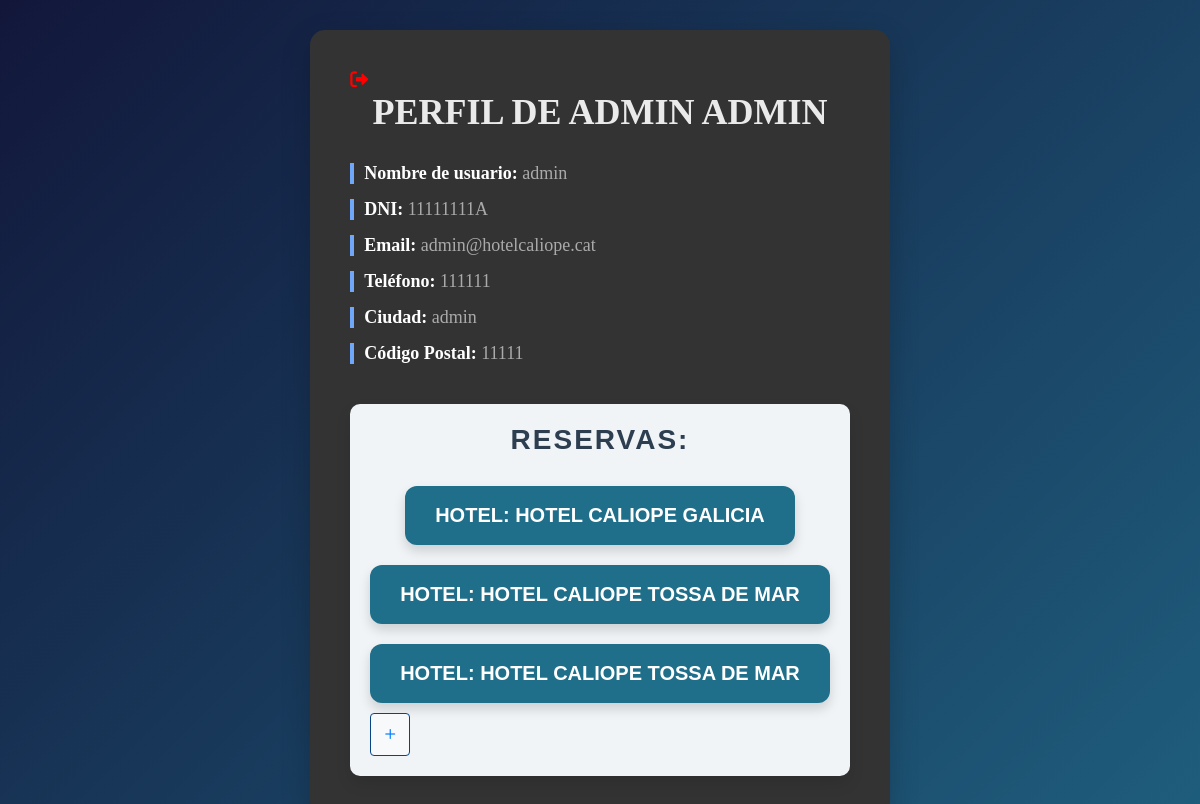
/vista/Clientes/perfil.php (signed in), run on the app's committed database.
### tables this page shows
CREATE TABLE `Clients` (
  `Id_Client` int NOT NULL AUTO_INCREMENT,
  `Nom` char(15) DEFAULT NULL,
  `Cognom` varchar(45) DEFAULT NULL,
  `DNI` char(9) DEFAULT NULL,
  `CorreuElectronic` varchar(255) DEFAULT NULL,
  `Telefon` int DEFAULT NULL,
  `Usuari` char(20) DEFAULT NULL,
  `Password` char(255) DEFAULT NULL,
  `Id_Pais` int DEFAULT NULL,
  `Ciudad` varchar(45) DEFAULT NULL,
  `CodigoPostal` int DEFAULT NULL,
  `Id_Pago` int DEFAULT NULL,
  PRIMARY KEY (`Id_Client`),
  KEY `paisclient_idx` (`Id_Pais`),
  KEY `pagoClient_idx` (`Id_Pago`),
  CONSTRAINT `pagoClient` FOREIGN KEY (`Id_Pago`) REFERENCES `Pago` (`Id_Pago`),
  CONSTRAINT `paisclient` FOREIGN KEY (`Id_Pais`) REFERENCES `Pais` (`Id_Pais`)
);

CREATE TABLE `Reservas` (
  `Id_Reserva` int NOT NULL AUTO_INCREMENT,
  `Id_Cliente` int DEFAULT NULL,
  `Id_Habitacion` int DEFAULT NULL,
  `Id_Hotel` int DEFAULT NULL,
  `Id_Servicio` int DEFAULT NULL,
  `Id_Tarifa` int DEFAULT NULL,
  `Precio_Habitacion` decimal(10,0) DEFAULT NULL,
  `Precio_Actividad` decimal(10,0) DEFAULT NULL,
  `Precio_Tarifa` decimal(10,0) DEFAULT NULL,
  `Precio_Servicio` decimal(10,0) DEFAULT NULL,
  `Precio_Total` decimal(10,0) DEFAULT NULL,
  `Checkin` date NOT NULL,
  `Checkout` date NOT NULL,
  `Numero_Personas` int NOT NULL DEFAULT '1',
  `Id_Pais` varchar(45) DEFAULT NULL,
  `Estado` enum('Por pagar','Pagado','Cancelado') DEFAULT NULL,
  `FechaCancelacion` datetime DEFAULT NULL,
  `EstadoLlegada` enum('Llego','No llego') DEFAULT 'No llego',
  PRIMARY KEY (`Id_Reserva`),
  KEY `reservacliente_idx` (`Id_Cliente`),
  KEY `reservahabitacion_idx` (`Id_Habitacion`),
  KEY `reservahotel_idx` (`Id_Hotel`),
  KEY `reservaclient_idx` (`Id_Cliente`),
  KEY `reservahabita_idx` (`Id_Habitacion`),
  KEY `hotel_idx` (`Id_Hotel`),
  KEY `reservatarifa_idx` (`Id_Tarifa`),
  KEY `hotelreserv_idx` (`Id_Hotel`),
  KEY `client_idx` (`Id_Cliente`),
  KEY `habita_idx` (`Id_Habitacion`),
  KEY `tarifas_idx` (`Id_Tarifa`),
  KEY `precioHab_idx` (`Precio_Habitacion`),
  KEY `servicios_idx` (`Id_Servicio`),
  KEY `precioServ_idx` (`Precio_Servicio`),
  CONSTRAINT `client` FOREIGN KEY (`Id_Cliente`) REFERENCES `Clients` (`Id_Client`) ON DELETE CASCADE,
  CONSTRAINT `fk_habitacion` FOREIGN KEY (`Id_Habitacion`) REFERENCES `Habitaciones` (`Id_Habitaciones`) ON DELETE CASCADE,
  CONSTRAINT `fk_reservas_habitaciones` FOREIGN KEY (`Id_Habitacion`) REFERENCES `Habitaciones` (`Id_Habitaciones`) ON DELETE CASCADE,
  CONSTRAINT `habita` FOREIGN KEY (`Id_Habitacion`) REFERENCES `Habitaciones` (`Id_Habitaciones`) ON DELETE CASCADE,
  CONSTRAINT `hotelreserv` FOREIGN KEY (`Id_Hotel`) REFERENCES `Hotel` (`Id_Hotel`) ON DELETE CASCADE,
  CONSTRAINT `servicios` FOREIGN KEY (`Id_Servicio`) REFERENCES `Servicio` (`Id_Servicio`) ON DELETE CASCADE,
  CONSTRAINT `tarifas` FOREIGN KEY (`Id_Tarifa`) REFERENCES `Tarifa` (`Id_Tarifa`) ON DELETE CASCADE
);

CREATE TABLE `Hotel` (
  `Id_Hotel` int NOT NULL AUTO_INCREMENT,
  `Nombre` char(45) DEFAULT NULL,
  `CorreoElectronico` varchar(255) DEFAULT NULL,
  `Telefono` varchar(20) DEFAULT NULL,
  `Direccion` varchar(255) DEFAULT NULL,
  `CodigoPostal` int DEFAULT NULL,
  `Id_Pais` int DEFAULT NULL,
  `Ciudad` varchar(45) DEFAULT NULL,
  `Estrellas` int DEFAULT NULL,
  `Descripcion` varchar(500) DEFAULT NULL,
  `Imagen` varchar(255) DEFAULT NULL,
  PRIMARY KEY (`Id_Hotel`),
  KEY `paishotel_idx` (`Id_Pais`),
  CONSTRAINT `paishotel` FOREIGN KEY (`Id_Pais`) REFERENCES `Pais` (`Id_Pais`)
);

### modelo/clientesModelo/PerfilModelo.php (called while the page is built, shortened)
<?php
class PerfilModel {
    private $conn;
    public function __construct($db) {
        $this->conn = $db;
    }
    public function getProfile($userId) {
        $sql = "SELECT * FROM Clients WHERE Id_Client = ?";
        if ($stmt = $this->conn->prepare($sql)) {
            $stmt->bind_param("i", $userId);
            $stmt->execute();
            $result = $stmt->get_result();
            if ($user = $result->fetch_assoc()) {
                return $user;
            } else {
                return null;
            }
        }
        return null;
    }
    public function getReservations($clientId) {
        $sql = "
            SELECT r.*, h.Nombre
                FROM Reservas r
                JOIN Hotel h ON r.Id_Hotel = h.Id_Hotel
                WHERE r.Id_Cliente = ? AND (r.Estado != 'Cancelado' OR r.Estado IS NULL)
            ";
        if ($stmt = $this->conn->prepare($sql)) {
            $stmt->bind_param("i", $clientId);
            $stmt->execute();
            $result = $stmt->get_result();
            $reservations = [];
            while ($reservation = $result->fetch_assoc()) {
                $reservations[] = $reservation;
            }
            return $reservations;
        }
        return null;
    }
}
?>

### vista/Clientes/perfil.php (the view, shortened to what this page needs)
<?php
require_once __DIR__ . '/../../modelo/clientesModelo/PerfilModelo.php';
$db = new Database();
$conn = $db->getConnection();
$perfilModel = new PerfilModel($conn);
$userId = $_SESSION['user_id'];
$profile = $perfilModel->getProfile($userId);
$reservations = $perfilModel->getReservations($userId);
?>
<!DOCTYPE html>
<html lang="es">
<head>
    <link rel="stylesheet" href="../../static/css/InicioSesion.css">
    <link rel="stylesheet" href="https://cdn.jsdelivr.net/npm/bootstrap-icons@1.5.0/font/bootstrap-icons.css">
    <link rel="stylesheet" href="https://cdnjs.cloudflare.com/ajax/libs/font-awesome/6.0.0-beta3/css/all.min.css">
</head>
<body>
    <div class="profile-container">
    <a href="../index.php" class="icono-salida" title="Volver atrás">
                <i class="fas fa-sign-out-alt"></i>
            </a>
        <h1 class="profile-title">Perfil de <?php echo htmlspecialchars($profile['Nom']) . " " . htmlspecialchars($profile['Cognom']); ?></h1>
        <div class="profile-info">
            <p><strong>Nombre de usuario:</strong> <span class="profile-detail"><?php echo htmlspecialchars($profile['Usuari']); ?></span></p>
            <p><strong>DNI:</strong> <span class="profile-detail"><?php echo htmlspecialchars($profile['DNI']); ?></span></p>
            <p><strong>Email:</strong> <span class="profile-detail"><?php echo htmlspecialchars($profile['CorreuElectronic']); ?></span></p>
            <p><strong>Teléfono:</strong> <span class="profile-detail"><?php echo htmlspecialchars($profile['Telefon']); ?></span></p>
            <p><strong>Ciudad:</strong> <span class="profile-detail"><?php echo htmlspecialchars($profile['Ciudad']); ?></span></p>
            <p><strong>Código Postal:</strong> <span class="profile-detail"><?php echo htmlspecialchars($profile['CodigoPostal']); ?></span></p>
        </div>
        <div class="reservas-info">
            <h2>Reservas:</h2>
            <div class="reservas-principales">
                <?php
                $count = 0;
                if (isset($reservations) && !empty($reservations)) {
                    foreach ($reservations as $reservation) {
                        if ($count >= 3) {
                            break;
                        }
                        echo "<div class='reservation-button'>";
                        echo "<a href='../info_reserva.php?id=" . urlencode($reservation['Id_Reserva']) . "' class='btn-reserva'>";
                        echo "Hotel: " . htmlspecialchars($reservation['Nombre']);
                        echo "</a>";
                        echo "</div>";
                        $count++;
                    }
                }
                ?>
            </div>
            <button id="show-more" class="btn-show btn-show-more">
                <i class="bi bi-plus"></i>
            </button>
        </div>
    </div>
</body>
</html>

### static/css/InicioSesion.css (style rules this page uses)
* { margin: 0; padding: 0; box-sizing: border-box; font-family: 'Georgia', serif; }
body { display: flex; justify-content: center; align-items: center; min-height: 100vh; background-color: #F5F5F5; }
.profile-container { background-color: #333; max-width: 900px; margin: 30px auto; padding: 40px; border-radius: 15px; box-shadow: 0 10px 30px rgba(0, 0, 0, 0.2); font-size: 18px; transition: all 0.3s ease; }
.profile-title { font-size: 36px; font-weight: bold; color: #eaeaea; text-align: center; margin-bottom: 30px; text-transform: uppercase; }
.profile-info { margin-bottom: 40px; }
.profile-info p { font-size: 18px; margin: 15px 0; padding-left: 10px; border-left: 4px solid #71a7f9; }
.profile-info strong { font-weight: bold; color: #ffffff; }
.profile-detail { color: #aaa; }
.reservas-info h2 { font-size: 28px; color: #fff; margin-bottom: 20px; text-transform: uppercase; letter-spacing: 1px; }
.reservas-info { margin-top: 30px; padding: 20px; background-color: #f0f4f7; border-radius: 10px; box-shadow: 0 8px 15px rgba(0, 0, 0, 0.1); max-width: 900px; margin-left: auto; margin-right: auto; }
.reservas-info h2 { font-size: 28px; color: #2c3e50; text-align: center; margin-bottom: 30px; font-family: 'Arial', sans-serif; letter-spacing: 2px; }
.reservation-button { margin: 20px 0; text-align: center; }
.btn-reserva { display: inline-block; padding: 18px 30px; font-size: 20px; font-weight: bold; color: #fff; background-color: #1f6f8b; border-radius: 12px; text-decoration: none; text-transform: uppercase; box-shadow: 0 6px 12px rgba(0, 0, 0, 0.15); border: 2px solid #bdc3c7; transition: all 0.3s ease; font-family: 'Verdana', sans-serif; }
.reservation-button a { border: none; }
body { background: linear-gradient(135deg, #12173a, #1f5e7e); font-family: 'Segoe UI', Tahoma, Geneva, Verdana, sans-serif; }
.btn-show { display: inline-flex; align-items: center; padding: 9px; font-size: 20px; border: 1px solid transparent; border-radius: 4px; cursor: pointer; }
.btn-show-more { background-color: #f8f9fa; color: #007bff; border: 1px solid #074587; }
.btn-show i { margin-right: 0px; }
.icono-salida { color: red; }

### vista/Clientes/perfil.php (style rules this page uses)
.reservation-button { margin-bottom: 10px; }

### data on the page
clients: Nom "ADMIN", Cognom "ADMIN", Usuari "admin", DNI "11111111A", CorreuElectronic "admin@hotelcaliope.cat", Telefon "111111", Ciudad "admin", CodigoPostal "11111"
reservas: Id_Hotel.Nombre "HOTEL CALIOPE GALICIA"
reservas: Id_Hotel.Nombre "HOTEL CALIOPE TOSSA DE MAR"
reservas: Id_Hotel.Nombre "HOTEL CALIOPE TOSSA DE MAR"
